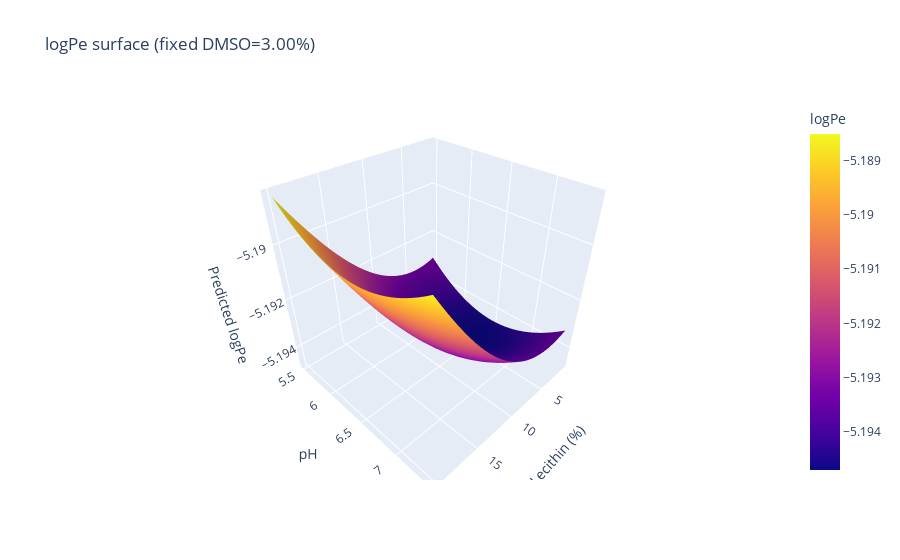

The notebook cell saved with this chart:
### Code cell
smiles = "CCO"  # 먼저 테스트용, 나중에 너의 실제 SMILES 넣으면 됨

fig = make_plotly_surface_for_smiles(
    smiles=smiles,
    fixed_var="dmso",
    fixed_value=3.0,
    num_points=30,
)
fig.show()

### Figure 1 — Plotly figure (JSON) as saved in the notebook; plotly's stock layout.template omitted (floating-point values rounded to 4 significant figures; data arrays with more than 128 entries replaced by an {"elided": "..."} marker saying what was removed)
{"data": [{"colorbar": {"title": {"text": "logPe"}}, "type": "surface", "x": {"elided": "30x30 float values"}, "y": {"elided": "30x30 float values"}, "z": {"elided": "30x30 float values"}}], "layout": {"scene": {"xaxis": {"title": {"text": "Lecithin (%)"}}, "yaxis": {"title": {"text": "pH"}}, "zaxis": {"title": {"text": "Predicted logPe"}}}, "title": {"text": "logPe surface (fixed DMSO=3.00%)"}}}
